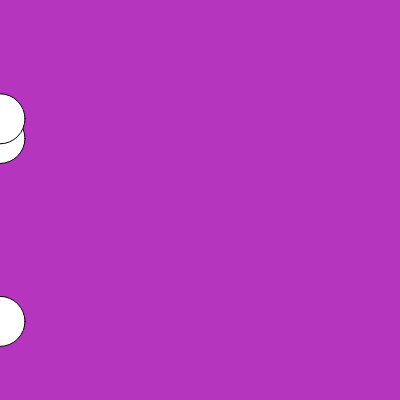
Frame 1 (no input)
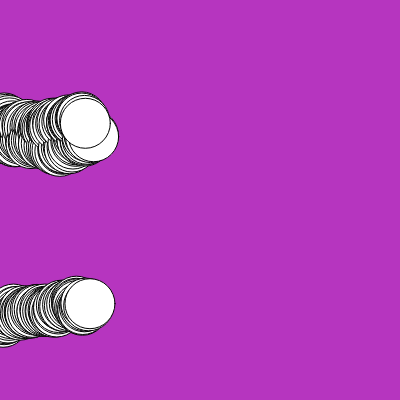
Frame 60 (no input)
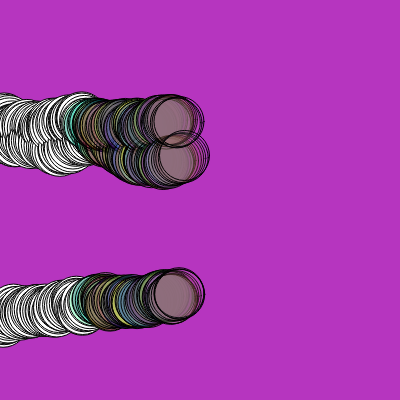
Frame 120 (the mouse pressed at the canvas centre since frame 60)

The p5.js sketch that drew these frames (run headless with seeded random() and noise() and a simulated clock; from frame 60 on, the mouse is pressed at the canvas centre):

// p5.js sketch
// ── sketch.js
let cor;
let circuloX;
let circuloY;

function setup() {
  createCanvas(400, 400);
  background(color(random(0,255), random(0,255), random(0,255)));
  cor = "color(random(0, 255), random(0, 255), random(0,255))";
  circuloX = [0, 0, 0];
  circuloY = [random(height), random(height), random(height)];
}
function draw() {
  fill(cor);

  // console.log(circuloX length);
  for (let contador in circuloX) {
    console.log(contador);
    
    
    
    circle(circuloX[contador], circuloY[contador], 50);
    circuloX[contador] += random(0, 3);
    circuloY[contador] += random(-3, 3);

    if (circuloX[contador] >= width) {
      circuloX[contador] = 0;
      circuloY[contador] = random(height);
    }
  }

  if (mouseIsPressed) {
    cor = color(random(0, 255), random(0, 255), random(0, 255), random(0, 100));
  }
}
